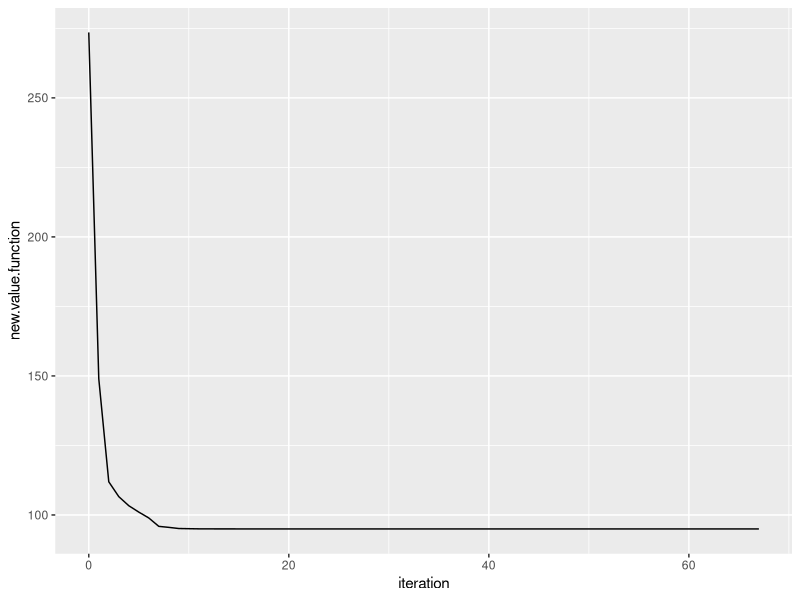
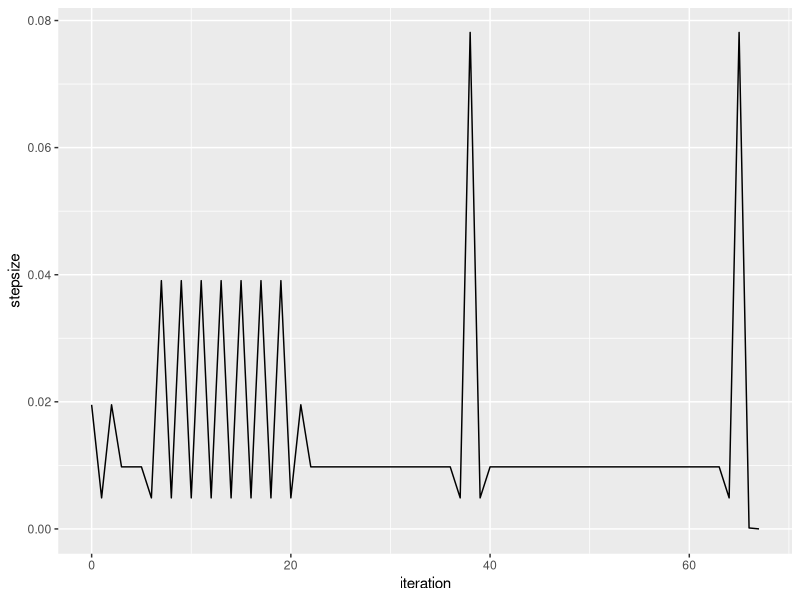

Write the R code that produced these figures, in order.
# gradient descent for regression
# with backtracking line search for selecting the step size
library(MASS)
set.seed(200)
# simulate data
n = 100 # sample size
p = 3 # number of predictors
# create correlation matrix for regressors
R=matrix(c(1, 0.85, 0.55,
           0.85, 1, 0.45,
           0.55, 0.45, 1), 
         nrow = 3, ncol = 3, byrow = TRUE)
mean.vector = c(0,0,0)
# generate design matrix X
design.orig = mvrnorm(n,mu=mean.vector,R)
intercept = rep(1, n)
design = cbind(intercept,design.orig)
# generate error term
error.term = rnorm(n,0,1)
# generate beta
beta_true = c(1,1.5,2,-3)
# generate response y
response = design%*%beta_true + error.term


# here we define the step size
mystepsize=5
# here we define the tolerance of the convergence criterion
mytol = 0.000000000000001 
# epsilon for backtracking line search
myepsilon = 0.5
# tau for backtracking line search
mytau = 0.5
# starting point
mystartpoint = c(1,2,3,5) 

gradientDescBLS = function(y, X, startpoint, stepsize.original, 
                        conv_threshold, epsilon, tau, max_iter) {
  
  old.point = startpoint
  gradient = (t(X)%*%X%*%old.point - t(X)%*%y)

  
  # determine stepsize by backtracking line search
  # reset stepsize to the original value at every iteration
  stepsize=stepsize.original
  
  while (t(y - X%*%(old.point-stepsize*gradient))%*%(y-X%*%(old.point-stepsize*gradient)) >
         t(y - X%*%old.point)%*%(y-X%*%old.point) - epsilon * stepsize * t(gradient) %*% gradient )            
  {
    stepsize = tau * stepsize
  }

  new.point = old.point - stepsize * gradient

  old.value.function = t(y - X%*%old.point)%*%(y-X%*%old.point)
  
  converged = F
  iterations = 0
  
  while(converged == F) {
    ## Implement the gradient descent algorithm
    old.point = new.point
  
    gradient = t(X)%*%X%*%old.point - t(X)%*%y
    
    # determine stepsize by backtracking line search
    # reset stepsize to the original value at every iteration
    stepsize=stepsize.original
    
    while (t(y - X%*%(old.point-stepsize*gradient))%*%(y-X%*%(old.point-stepsize*gradient)) >
           t(y - X%*%old.point)%*%(y-X%*%old.point) - epsilon * stepsize * t(gradient) %*% gradient )            
    {
      stepsize = tau * stepsize
    }
    
    new.point = old.point - stepsize * gradient
    
    new.value.function = t(y - X%*%new.point)%*%(y-X%*%new.point)
    
    
    if( abs(old.value.function - new.value.function) <= conv_threshold) {
      converged = T
    }
    
    data.output = data.frame(iteration = iterations,
                       old.value.function = old.value.function,
                       new.value.function = new.value.function,
                       old.point=old.point, new.point=new.point,
                       stepsize = stepsize
                       )
    
    if(exists("iters")) {
      iters <- rbind(iters, data.output)
    } else {
      iters = data.output
    }
    
    iterations = iterations + 1
    old.value.function = new.value.function
    
    if(iterations >= max_iter) break
  }
  return(list(converged = converged, 
              num_iterations = iterations, 
              old.value.function = old.value.function,
              new.value.function = new.value.function,
              coefs = new.point,
              stepsize = stepsize,
              iters = iters))
}

results = gradientDescBLS(response, design, mystartpoint, mystepsize, mytol, 
                       myepsilon, mytau, 30000)



library(ggplot2)

quartz(width=12,height=8)
par(mfrow=c(1,1))

ggplot(data = results$iters, mapping = aes(x = iteration, y = new.value.function))+
  geom_line()

quartz(width=12,height=8)
par(mfrow=c(1,1))

ggplot(data = results$iters, mapping = aes(x = iteration, y = stepsize))+
  geom_line()